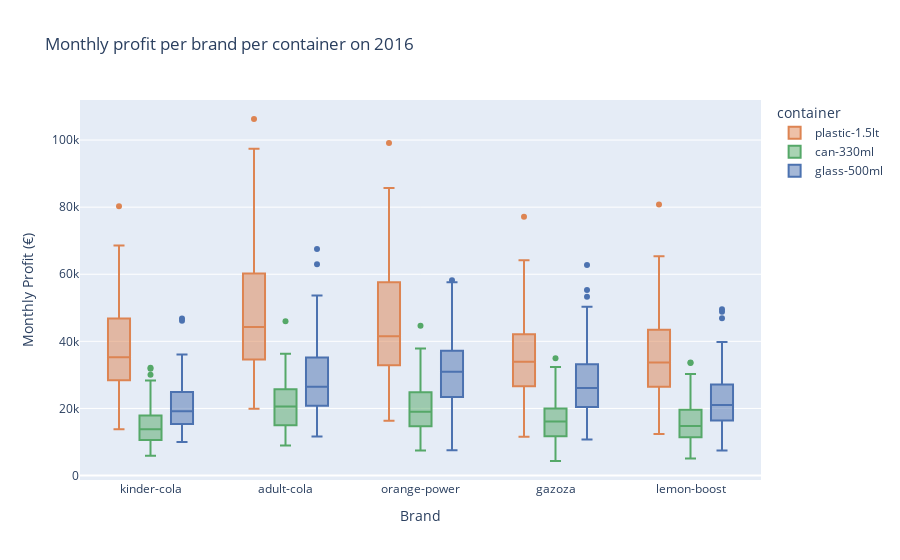

Notebook code cell kept with this figure:
### Code cell
def plot_profit_per_container(year: int, df: pd.DataFrame):
    """ Plots the profit per container per brand on a given year"""
    
    df_ = df.drop(["lat", "long", "capacity"], axis=1).dropna().copy()
    color_dict = dict(zip(["glass-500ml", 'plastic-1.5lt', 'can-330ml'], [f"rgb{c}" for c in sns.color_palette("deep")]))
    
    fig = px.box(df_[df_.index.year == year].dropna(), x="brand", color="container", color_discrete_map=color_dict, y="profit", title=f"Monthly profit per brand per container on {year}")
    fig.layout.yaxis.title = "Monthly Profit (€)"
    fig.layout.xaxis.title = "Brand"
    return fig

fig = plot_profit_per_container(2016, df)
fig.show()

### Figure 1 — Plotly figure (JSON) as saved in the notebook; plotly's stock layout.template omitted (floating-point values rounded to 4 significant figures; data arrays with more than 128 entries replaced by an {"elided": "..."} marker saying what was removed)
{"data": [{"alignmentgroup": "True", "hovertemplate": "container=plastic-1.5lt<br>brand=%{x}<br>profit=%{y}<extra></extra>", "legendgroup": "plastic-1.5lt", "marker": {"color": "rgb(0.8666666666666667, 0.5176470588235295, 0.3215686274509804)"}, "name": "plastic-1.5lt", "notched": false, "offsetgroup": "plastic-1.5lt", "orientation": "v", "showlegend": true, "type": "box", "x": {"elided": "358 str values"}, "x0": " ", "xaxis": "x", "y": {"elided": "358 float values"}, "y0": " ", "yaxis": "y"}, {"alignmentgroup": "True", "hovertemplate": "container=can-330ml<br>brand=%{x}<br>profit=%{y}<extra></extra>", "legendgroup": "can-330ml", "marker": {"color": "rgb(0.3333333333333333, 0.6588235294117647, 0.40784313725490196)"}, "name": "can-330ml", "notched": false, "offsetgroup": "can-330ml", "orientation": "v", "showlegend": true, "type": "box", "x": {"elided": "356 str values"}, "x0": " ", "xaxis": "x", "y": {"elided": "356 float values"}, "y0": " ", "yaxis": "y"}, {"alignmentgroup": "True", "hovertemplate": "container=glass-500ml<br>brand=%{x}<br>profit=%{y}<extra></extra>", "legendgroup": "glass-500ml", "marker": {"color": "rgb(0.2980392156862745, 0.4470588235294118, 0.6901960784313725)"}, "name": "glass-500ml", "notched": false, "offsetgroup": "glass-500ml", "orientation": "v", "showlegend": true, "type": "box", "x": {"elided": "356 str values"}, "x0": " ", "xaxis": "x", "y": {"elided": "356 float values"}, "y0": " ", "yaxis": "y"}], "layout": {"boxmode": "group", "legend": {"title": {"text": "container"}, "tracegroupgap": 0}, "title": {"text": "Monthly profit per brand per container on 2016"}, "xaxis": {"anchor": "y", "domain": [0, 1], "title": {"text": "Brand"}}, "yaxis": {"anchor": "x", "domain": [0, 1], "title": {"text": "Monthly Profit (€)"}}}}
